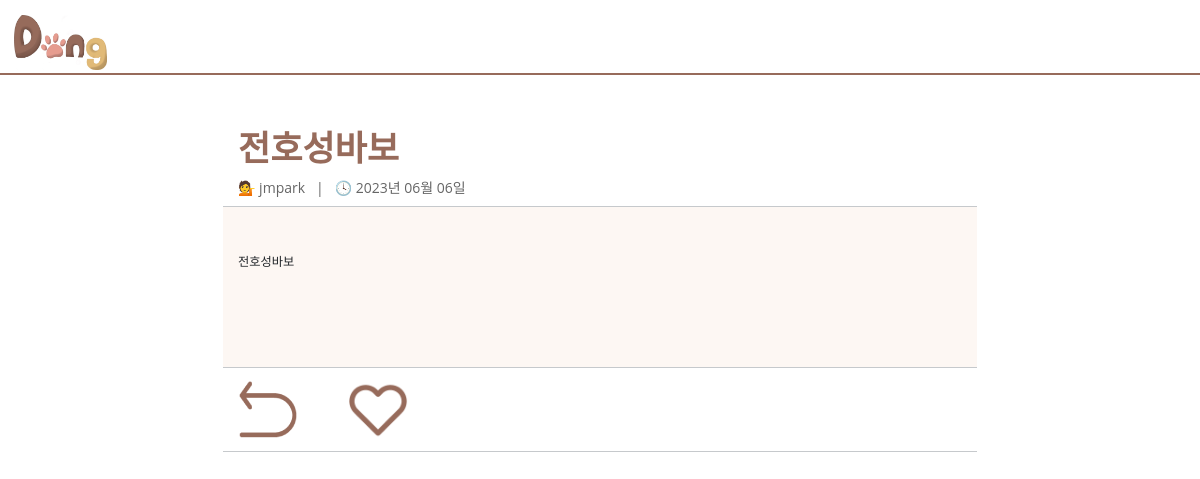
The page /boardlist/reviewboard/review_post/18/ (signed in) on the database as committed earlier.
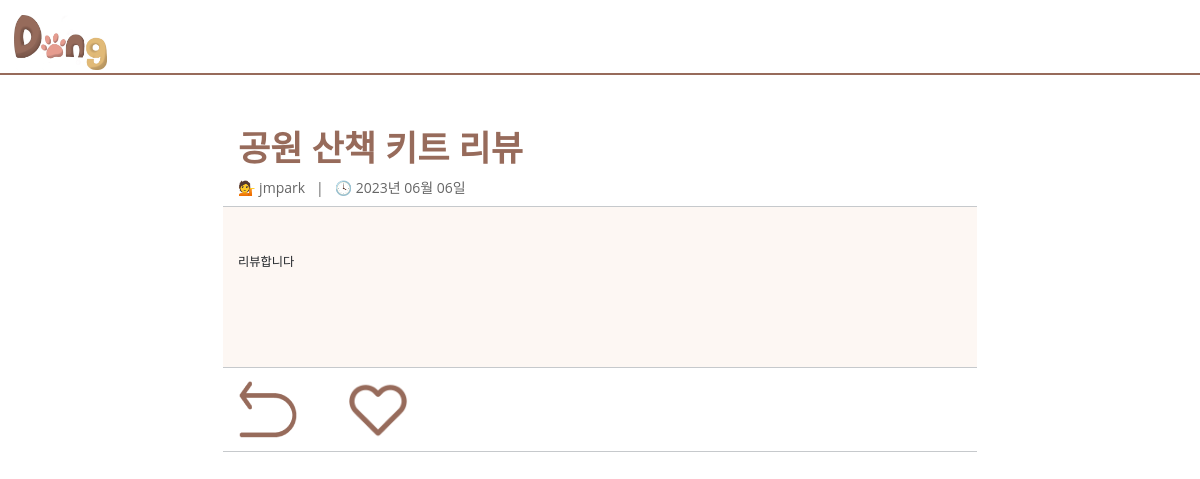
The same page on the database as committed later.
### reviewboard/models.py (models this page shows, shortened)
class ReviewPost(models.Model):
    title = models.CharField(max_length=200) #게시글 제목
    content = models.TextField() #게시글 내용
    created_at = models.DateTimeField(auto_now_add=True) #게시일자
    updated_at = models.DateTimeField(auto_now=True) #수정일자
    author = models.CharField(max_length=50, null=True, default='') #게시글 작성자
    imgfile = models.ImageField(null=True, upload_to="", blank=True) #이미지, [upload_to="", ]는 MEDIA_ROOT를 의미
    liked_num = models.IntegerField(default='0') # 좋아요 수
    class Meta:
        app_label = 'reviewboard'

### reviewboard/views.py (the view)
# urls.py: path('review_post/<int:pk>/', views.review_post_detail, name='review_post_detail'),
def review_post_detail(request, pk):
    post = get_object_or_404(ReviewPost, pk=pk)
    context = {}
    loginCheck = request.session.get('loginCheck', '')
    if loginCheck == '':
        context['loginCheck'] = False
        context['user'] = None
    else:
        context['loginCheck'] = True
        email = request.session['email']
        user = User.objects.filter(email=email).first()
        context['user'] = user
    context['post'] = post
    context['is_Recommended'] = False
    if Recommended_ReviewPost.objects.filter(user=user, post=post).exists():
        context['is_Recommended'] = True
    return render(request, 'reviewboard/review_post_detail.html', context)

### templates/reviewboard/review_post_detail.html (shortened to what this page needs)
{% extends 'reviewboard/review_base.html' %}
{% block content %}
    {% load static %}
    <link rel="stylesheet" href="{% static 'css/reviewboard/review_post_detail_Style.css' %}">
    <link rel="stylesheet" href="{% static 'css/reviewboard/review_post_list_Style.css' %}">
    <link rel="stylesheet" href="https://cdnjs.cloudflare.com/ajax/libs/font-awesome/6.4.0/css/all.min.css"
/>
    <br><br><br>
    <table>
        <tr style="font-size:12px">
            <td>
                <h1 style="font-weight: bold;color: #976B5B;">{{ post.title }}</h1> 💁 {{ post.author }} &nbsp; | &nbsp; 🕓 {{ post.created_at|date:"Y년 m월 d일" }}
            </td>
        </tr>
        <tr>
            <td><br><p><pre>{{ post.content }}</pre></p><br><br><br></td>
        </tr>
        <tr>
            <td>
                <button class="back_btn" onclick="back()"></button>
                <button class="button_like" onclick="push_like()">
                    {% if is_Recommended == True %}
                        <div class="liked_emoticon"></div>
                    {% elif is_Recommended == False %}
                        <div class="like_emoticon"></div>
                    {% else %}
                        <div class="like_emoticon"></div>
                    {% endif %}
                </button>
            </td>
        </tr>
    </table>
{% endblock %}

Rows that differ between the two databases and show on the page:
changed ReviewPost "jmpark": title "전호성바보" → "공원 산책 키트 리뷰"; content "전호성바보" → "리뷰합니다"
